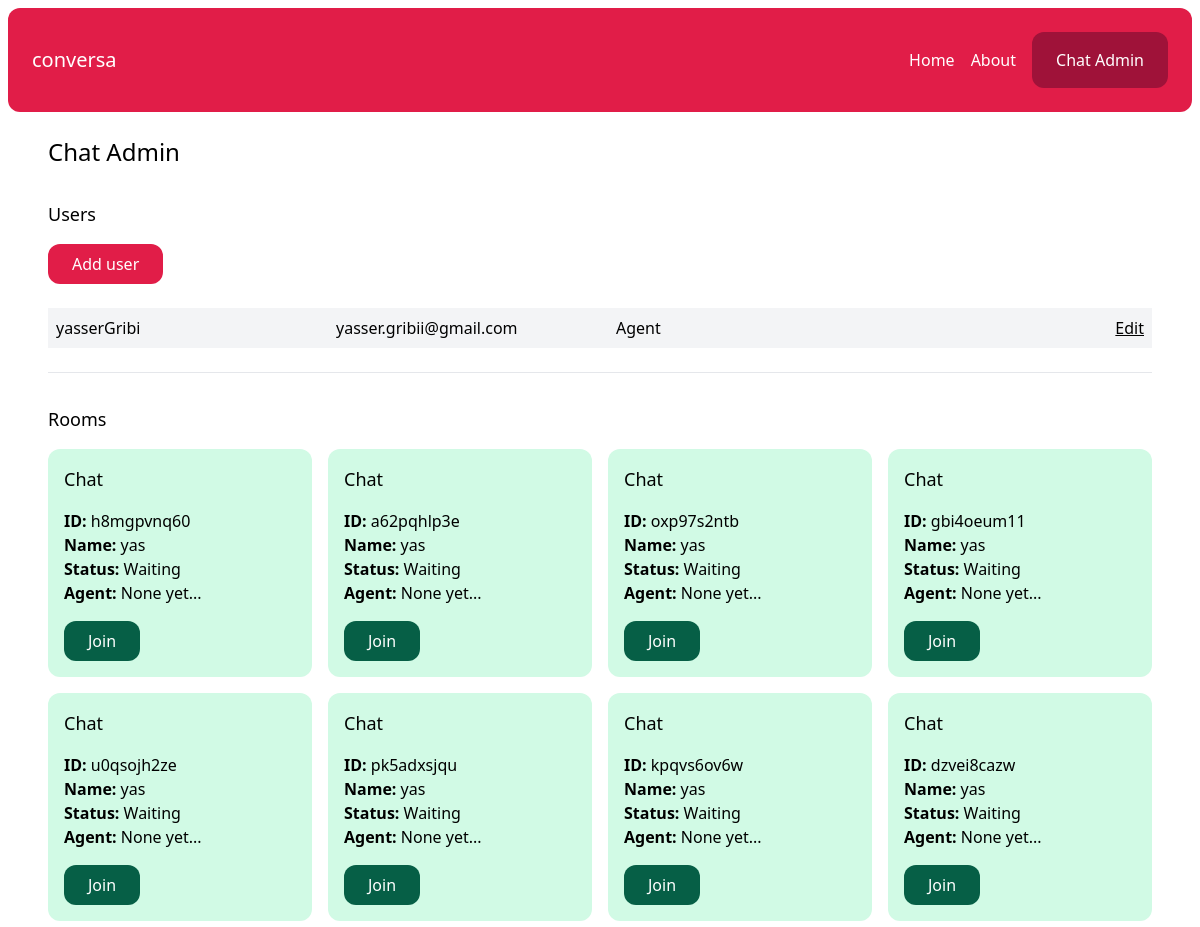
/chat-admin/ (signed in, upper part), run on an earlier commit of the app's database.
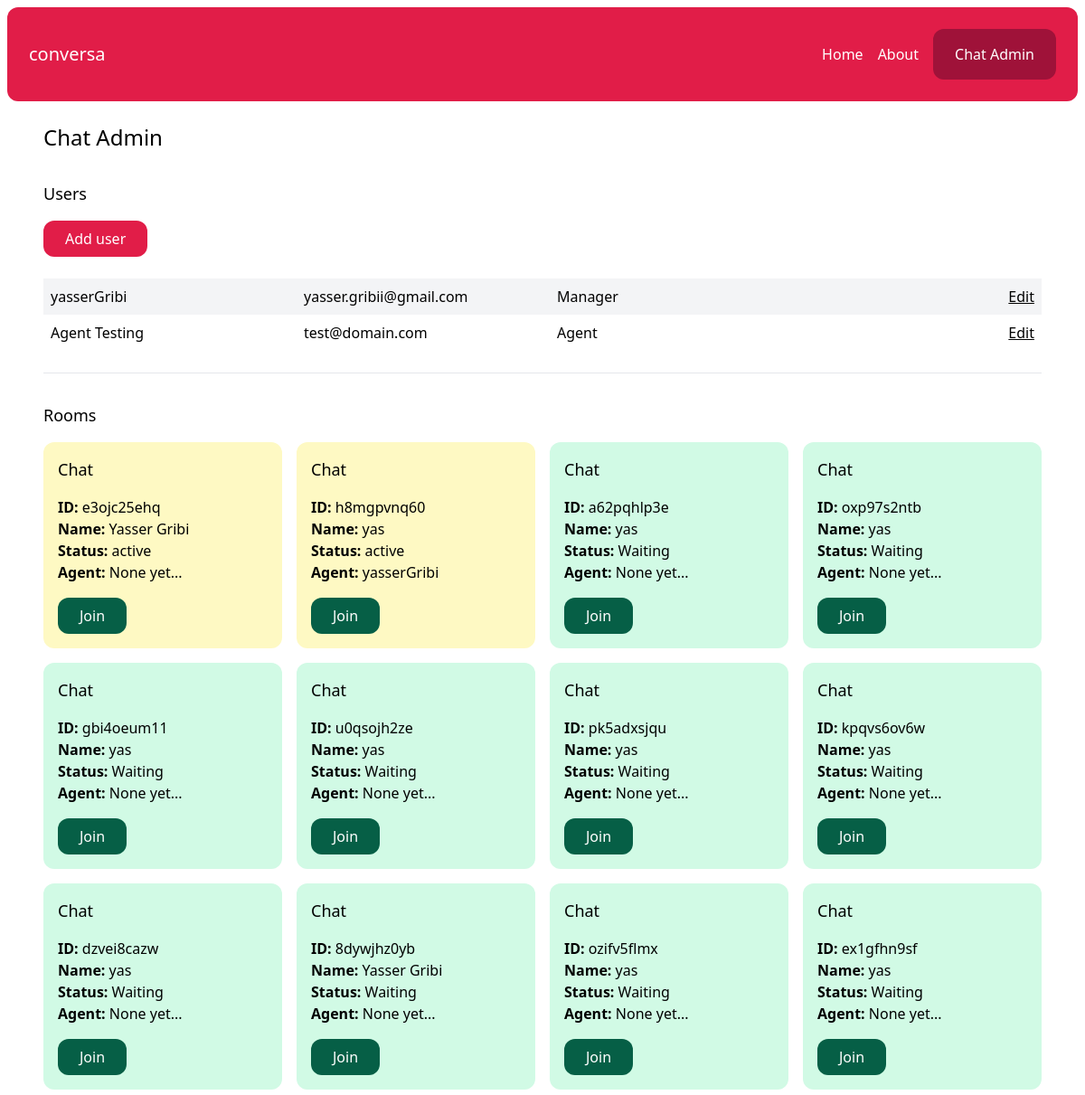
And on a later commit of the database.
### account/models.py (models this page shows)
class User(AbstractBaseUser, PermissionsMixin):
    AGENT = 'agent'
    MANAGER = 'manager'
    ROLES_CHOICES = (
        (AGENT, 'Agent'),
        (MANAGER, 'Manager'),
    )
    id = models.UUIDField(primary_key=True, default=uuid.uuid4, editable=False)
    email = models.EmailField(unique=True)
    name = models.CharField(max_length=255, blank=True, default='')
    role = models.CharField(max_length=20, choices=ROLES_CHOICES, default=AGENT)
    is_active = models.BooleanField(default=True)
    is_superuser = models.BooleanField(default=False)
    is_staff = models.BooleanField(default=False)
    date_joined = models.DateTimeField(default=timezone.now)
    last_login = models.DateTimeField(blank=True, null=True)
    objects = CustomUserManager()
    USERNAME_FIELD = 'email'
    EMAIL_FIELD = 'email'
    REQUIRED_FIELDS = ['name']

### chat/models.py (models this page shows, shortened)
class Room(models.Model):
    WAITING = 'waiting'
    ACTIVE = 'active'
    CLOSED = 'closed'
    CHOICES_STATUS = (
        (WAITING, 'Waiting'),
        (ACTIVE, 'active'),
        (CLOSED, 'closed'),
    )
    uuid = models.CharField(max_length=255)
    client = models.CharField(max_length=255)
    agent = models.ForeignKey(User, related_name='rooms', blank=True, null = True, on_delete= models.SET_NULL)
    messages = models.ManyToManyField(Message, blank=True)
    url = models.CharField(max_length=255, blank=True, null = True)
    status = models.CharField(max_length=20, choices=CHOICES_STATUS, default = WAITING )
    created_at = models.DateTimeField(auto_now_add=True)
    class Meta:
        ordering = ('-created_at',)

### chat/views.py (the view)
# urls.py: path('chat-admin/', views.admin, name="admin"),
@login_required
def admin(request):
    rooms = Room.objects.all()
    users = User.objects.filter(is_staff=True)
    return render(request, 'chat/admin.html',{
        "rooms": rooms,
        "users": users,
    })

### chat/templates/chat/admin.html
{% extends 'core/base.html' %}
{% block content %}
    <h1 class="text-2xl" >Chat Admin </h1>
    {% if perms.user.add_user %}
        <div class="mt-8" >
            <h2 class="mb-4 text-lg">Users</h2>
            <a href="{% url 'chat:add_user' %}" class="inline-block py-2 px-6 bg-rose-600 text-white rounded-xl">Add user</a>
            <div class="mt-6">
                {% for user in users %}
                    <div class="grid grid-cols-4 gap-4 py-2 {% cycle 'bg-gray-100' '' %}">
                        <p class="px-2"> {{ user.name }} </p>
                        <p class="px-2"> {{ user.email }} </p>
                        <p class="px-2"> {{ user.get_role_display }} </p>
                        <p class="px-2 text-right">
                            <a href="#" class="underline">Edit</a>
                        </p>
                    </div>
                {% endfor %}
            </div>
        </div>
    {% endif %}
    <hr class="my-6">
    <div class="mt-8">
        <h2 class="mb-4 text-lg">Rooms</h2>
       {% include 'chat/partials/room_list.html' %}
        </div>
    </div>
{% endblock %}

### chat/templates/chat/partials/room_list.html
<div class="grid grid-cols-4 gap-4">
    {% for room in rooms %}
        <div class="p-4 rounded-xl {% if room.status == 'waiting' %} bg-emerald-100{% elif room.status == 'active' %} bg-yellow-100 {% else %} bg-gray-100 {% endif %}">
            <h3 class="mb-4 text-lg">Chat</h3>
            <p>
                <b>ID:</b> {{ room.uuid }}<br>
                <b>Name:</b> {{ room.client }}<br>
                <b>Status:</b> {{ room.get_status_display }}<br>
                <b>Agent:</b> {% firstof room.agent.name 'None yet...' %}<br>
            </p>
            <a href="{% url 'chat:room' room.uuid %}" class="mt-4 inline-block py-2 px-6 bg-emerald-800 text-white rounded-xl">Join</a>
        </div>
    {% endfor %}

What changed in the data, as far as the page shows it:
changed User "yasserGribi": role "Agent" → "Manager"
added User: name "Agent Testing", email "test@domain.com", role "Agent"
added Room: uuid "e3ojc25ehq", client "Yasser Gribi", status "active", agent "None yet..."
changed Room "h8mgpvnq60": status "Waiting" → "active"; agent.name "None yet..." → "yasserGribi"
now on this page (row unchanged): Room: uuid "8dywjhz0yb", client "Yasser Gribi", status "Waiting", agent "None yet..."
now on this page (row unchanged): Room: uuid "ozifv5flmx", client "yas", status "Waiting", agent "None yet..."
now on this page (row unchanged): Room: uuid "ex1gfhn9sf", client "yas", status "Waiting", agent "None yet..."
